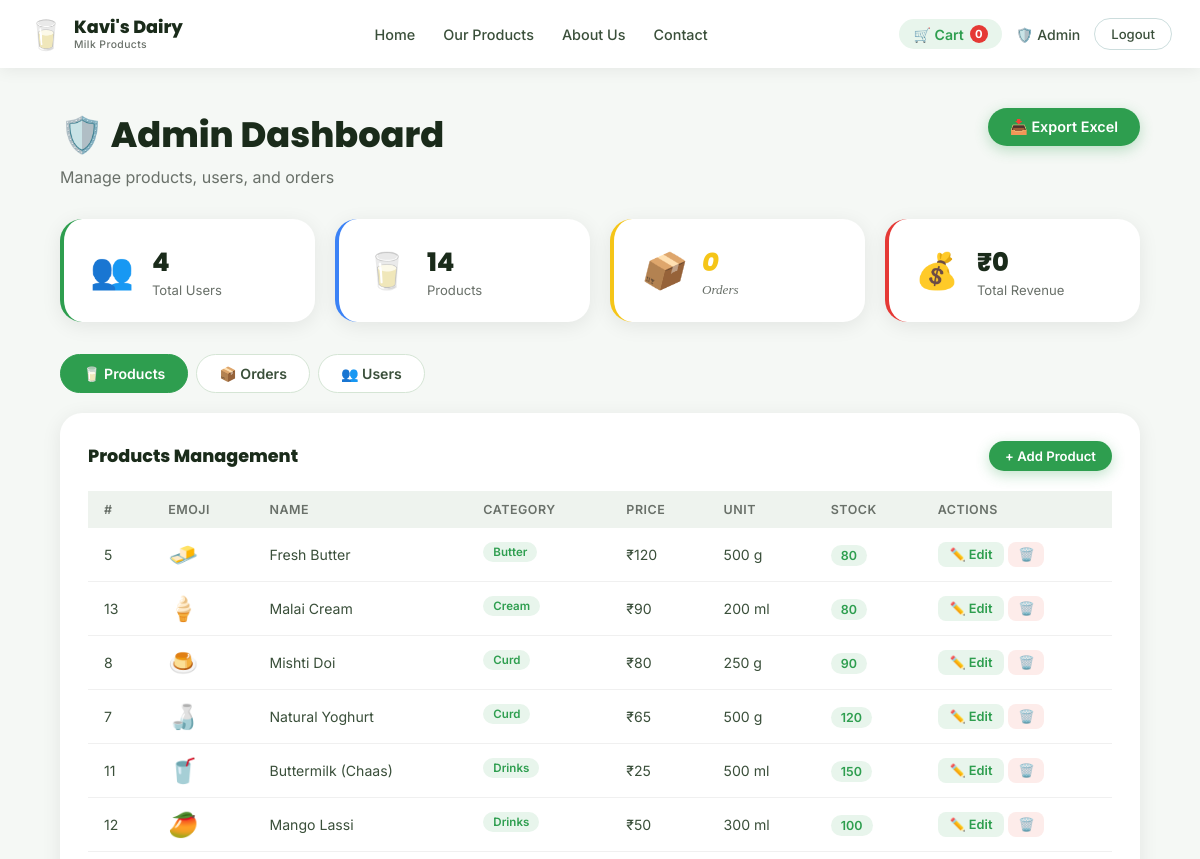
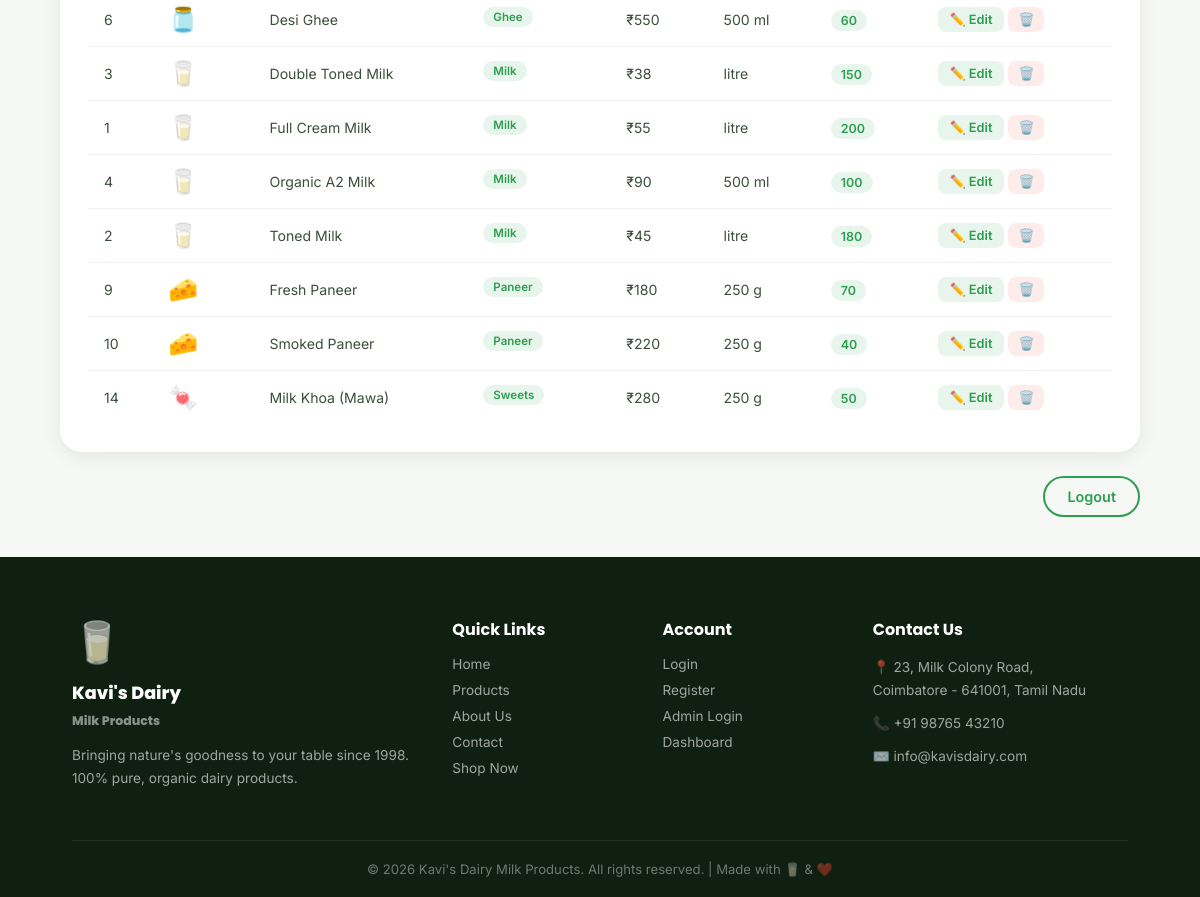
The app's page /dashboard (signed in) with its own data (2 pictures, top to bottom).
### tables this page shows
CREATE TABLE products (
            id          INTEGER PRIMARY KEY AUTOINCREMENT,
            name        TEXT    NOT NULL,
            description TEXT,
            price       REAL    NOT NULL,
            unit        TEXT    DEFAULT 'litre',
            emoji       TEXT    DEFAULT '🥛',
            stock       INTEGER DEFAULT 100,
            category    TEXT    DEFAULT 'Milk'
        );

### app.py (the view)
@app.route('/dashboard')
def dashboard():
    if 'user_id' not in session:
        flash('Please login first.', 'info')
        return redirect(url_for('login'))
    db = get_db()
    if session.get('is_admin'):
        users         = db.execute("SELECT * FROM users ORDER BY id DESC").fetchall()
        all_orders    = db.execute("""
            SELECT o.*, u.name, u.username FROM orders o
            JOIN users u ON o.user_id=u.id ORDER BY o.id DESC""").fetchall()
        products      = db.execute("SELECT * FROM products ORDER BY category, name").fetchall()
        total_revenue = db.execute("SELECT SUM(total) FROM orders").fetchone()[0] or 0
        db.close()
        return render_template('dashboard.html', users=users, all_orders=all_orders,
                               products=products, total_revenue=total_revenue)
    else:
        orders = db.execute("""
            SELECT * FROM orders WHERE user_id=? ORDER BY id DESC""", (session['user_id'],)).fetchall()
        db.close()
        return render_template('dashboard.html', orders=orders)

### app.py (called while the page is built)
def get_db():
    conn = sqlite3.connect(DATABASE)
    conn.row_factory = sqlite3.Row
    return conn

@app.context_processor
def inject_cart_count():
    cart = session.get('cart', {})
    total = sum(item['qty'] for item in cart.values())
    return {'cart_count': total}

### templates/dashboard.html (shortened to what this page needs)
{% extends 'base.html' %}
{% block content %}
<section class="dash-section">
    {% if session.is_admin %}
    <div class="dash-header">
        <div>
            <h1>🛡️ Admin Dashboard</h1>
            <p>Manage products, users, and orders</p>
        </div>
        <a href="{{ url_for('export_excel') }}" class="btn btn-primary">📥 Export Excel</a>
    </div>
    <div class="stats-grid">
        <div class="stat-card green">
            <div class="si">👥</div>
            <div>
                <h3>{{ users|length }}</h3>
                <p>Total Users</p>
            </div>
        </div>
        <div class="stat-card blue">
            <div class="si">🥛</div>
            <div>
                <h3>{{ products|length }}</h3>
                <p>Products</p>
            </div>
        </div>
        <div class="stat-card yellow">
            <div class="si">📦</div>
            <div>
                <h3>{{ all_orders|length }}</h3>
                <p>Orders</p>
            </div>
        </div>
        <div class="stat-card red">
            <div class="si">💰</div>
            <div>
                <h3>₹{{ "%.0f"|format(total_revenue) }}</h3>
                <p>Total Revenue</p>
            </div>
        </div>
    </div>
    <div class="tab-bar">
        <button class="tab-btn active" onclick="showTab('productsTab',this)">🥛 Products</button>
        <button class="tab-btn" onclick="showTab('ordersTab',this)">📦 Orders</button>
        <button class="tab-btn" onclick="showTab('usersTab',this)">👥 Users</button>
    </div>
    <div id="productsTab" class="dash-card tab-content active">
        <div class="card-head">
            <h3>Products Management</h3>
            <button class="btn btn-primary btn-sm"
                onclick="document.getElementById('addProductModal').style.display='flex'">+ Add Product</button>
        </div>
        <div class="table-wrap">
            <table class="dtable">
                <thead>
                    <tr>
                        <th>#</th>
                        <th>Emoji</th>
                        <th>Name</th>
                        <th>Category</th>
                        <th>Price</th>
                        <th>Unit</th>
                        <th>Stock</th>
                        <th>Actions</th>
                    </tr>
                </thead>
                <tbody>
                    {% for p in products %}
                    <tr>
                        <td>{{ p.id }}</td>
                        <td style="font-size:1.5rem">{{ p.emoji }}</td>
                        <td>{{ p.name }}</td>
                        <td><span class="cat-tag">{{ p.category }}</span></td>
                        <td>₹{{ "%.0f"|format(p.price) }}</td>
                        <td>{{ p.unit }}</td>
                        <td><span class="{{ 'badge-green' if p.stock>10 else 'badge-red' }}">{{ p.stock }}</span></td>
                        <td>
                            <button class="btn-edit btn-sm"
                                onclick="openEditModal({{ p.id }},'{{ p.name }}','{{ p.description }}',{{ p.price }},'{{ p.unit }}','{{ p.emoji }}',{{ p.stock }},'{{ p.category }}')">✏️
                                Edit</button>
                            <form method="POST" action="/admin/product/delete/{{ p.id }}" style="display:inline;"
                                onsubmit="return confirm('Delete {{ p.name }}?')">
                                <button type="submit" class="btn-del btn-sm">🗑️</button>
                            </form>
                        </td>
                    </tr>
                    {% endfor %}
                </tbody>
            </table>
        </div>
    </div>
    {% endif %}
    <div style="text-align:right;margin-top:20px;">
        <a href="{{ url_for('logout') }}" class="btn btn-outline">Logout</a>
    </div>
</section>
{% endblock %}

### static/css/style.css (style rules this page uses)
:root { --green: #2e9e4f; --green-d: #1f7338; --green-l: #e8f5ec; --yellow: #f5c518; --red: #e53935; --white: #ffffff; --bg: #f5f8f5; --bg2: #eef3ee; --text: #1a2b1a; --text-m: #3a4f3a; --text-l: #697069; --card: rgba(255, 255, 255, 0.96); --r: 14px; --r-lg: 22px; --sh: 0 4px 20px rgba(0, 0, 0, 0.08); --sh-lg: 0 16px 56px rgba(0, 0, 0, 0.15); --t: 0.28s ease; }
*, *::before, *::after { box-sizing: border-box; margin: 0; padding: 0; }
html { scroll-behavior: smooth; }
body { font-family: 'Inter', sans-serif; background: var(--bg); color: var(--text); display: flex; flex-direction: column; min-height: 100vh; }
a { text-decoration: none; color: inherit; }
input, textarea, select, button { font-family: inherit; }
.btn { display: inline-flex; align-items: center; justify-content: center; gap: 8px; padding: 10px 22px; border-radius: 50px; font-size: .9rem; font-weight: 600; cursor: pointer; border: none; transition: all var(--t); outline: none; text-decoration: none; }
.btn-primary { background: var(--green); color: #fff; box-shadow: 0 4px 14px rgba(46, 158, 79, .3); }
.btn-outline { background: transparent; color: var(--green); border: 2px solid var(--green); }
.btn-sm { padding: 7px 16px; font-size: .82rem; }
.btn-edit { background: var(--green-l); color: var(--green); border: none; padding: 5px 12px; border-radius: 8px; font-size: .8rem; font-weight: 600; cursor: pointer; transition: all var(--t); }
.btn-del { background: #fdecea; color: var(--red); border: none; padding: 5px 10px; border-radius: 8px; font-size: .8rem; cursor: pointer; transition: all var(--t); }
.cat-tag { display: inline-block; padding: 3px 10px; border-radius: 50px; font-size: .72rem; font-weight: 600; background: var(--green-l); color: var(--green); margin-bottom: 6px; }
.badge-green { background: var(--green-l); color: var(--green); padding: 3px 10px; border-radius: 50px; font-size: .78rem; font-weight: 600; }
.yellow { color: var(--yellow); font-family: 'Playfair Display', serif; font-style: italic; }
.dash-section { padding: 40px clamp(16px, 5vw, 70px); max-width: 1400px; margin: 0 auto; width: 100%; }
.dash-header { display: flex; justify-content: space-between; align-items: flex-start; margin-bottom: 32px; gap: 20px; flex-wrap: wrap; }
.dash-header h1 { font-family: 'Poppins', sans-serif; font-size: clamp(1.6rem, 3vw, 2.2rem); font-weight: 800; }
.dash-header p { color: var(--text-l); margin-top: 6px; }
.stats-grid { display: grid; grid-template-columns: repeat(auto-fit, minmax(200px, 1fr)); gap: 20px; margin-bottom: 32px; }
.stat-card { background: #fff; border-radius: var(--r-lg); padding: 24px 26px; display: flex; align-items: center; gap: 18px; box-shadow: var(--sh); transition: transform var(--t); border-left: 4px solid var(--green); }
.stat-card.blue { border-color: #3b82f6; }
.stat-card.yellow { border-color: var(--yellow); }
.stat-card.red { border-color: var(--red); }
.si { font-size: 2.2rem; }
.stat-card h3 { font-family: 'Poppins', sans-serif; font-size: 1.6rem; font-weight: 800; }
.stat-card p { font-size: .82rem; color: var(--text-l); }
.tab-bar { display: flex; gap: 8px; margin-bottom: 20px; flex-wrap: wrap; }
.tab-btn { padding: 10px 22px; border-radius: 50px; font-size: .88rem; font-weight: 600; background: #fff; color: var(--text-m); border: 1.5px solid #d5e5d5; cursor: pointer; transition: all var(--t); }
.tab-btn:hover, .tab-btn.active { background: var(--green); color: #fff; border-color: var(--green); }
.dash-card { background: #fff; border-radius: var(--r-lg); padding: 28px; box-shadow: var(--sh); margin-bottom: 24px; }
.card-head { display: flex; justify-content: space-between; align-items: center; margin-bottom: 20px; }
.card-head h3 { font-family: 'Poppins', sans-serif; font-weight: 800; font-size: 1.1rem; }
.table-wrap { overflow-x: auto; }
.dtable { width: 100%; border-collapse: collapse; font-size: .88rem; }
.dtable th { background: var(--bg2); color: var(--text-l); padding: 11px 16px; text-align: left; font-size: .78rem; text-transform: uppercase; letter-spacing: .04em; font-weight: 600; }
.dtable td { padding: 12px 16px; border-bottom: 1px solid #f0f0f0; color: var(--text-m); }
.dtable tbody tr:last-child td { border-bottom: none; }

### records on screen
products: id "5", emoji "🧈", name "Fresh Butter", category "Butter", price "120", unit "500 g", stock "80"
products: id "13", emoji "🍦", name "Malai Cream", category "Cream", price "90", unit "200 ml", stock "80"
products: id "8", emoji "🍮", name "Mishti Doi", category "Curd", price "80", unit "250 g", stock "90"
products: id "7", emoji "🍶", name "Natural Yoghurt", category "Curd", price "65", unit "500 g", stock "120"
products: id "11", emoji "🥤", name "Buttermilk (Chaas)", category "Drinks", price "25", unit "500 ml", stock "150"
products: id "12", emoji "🥭", name "Mango Lassi", category "Drinks", price "50", unit "300 ml", stock "100"
products: id "6", emoji "🫙", name "Desi Ghee", category "Ghee", price "550", unit "500 ml", stock "60"
products: id "3", emoji "🥛", name "Double Toned Milk", category "Milk", price "38", unit "litre", stock "150"
products: id "1", emoji "🥛", name "Full Cream Milk", category "Milk", price "55", unit "litre", stock "200"
products: id "4", emoji "🥛", name "Organic A2 Milk", category "Milk", price "90", unit "500 ml", stock "100"
products: id "2", emoji "🥛", name "Toned Milk", category "Milk", price "45", unit "litre", stock "180"
products: id "9", emoji "🧀", name "Fresh Paneer", category "Paneer", price "180", unit "250 g", stock "70"
products: id "10", emoji "🧀", name "Smoked Paneer", category "Paneer", price "220", unit "250 g", stock "40"
products: id "14", emoji "🍬", name "Milk Khoa (Mawa)", category "Sweets", price "280", unit "250 g", stock "50"

### other values on screen
{{ cart_count }} "0"
{{ users|length }} "4"
{{ products|length }} "14"
{{ all_orders|length }} "0"
{{ "%.0f"|format(total_revenue) }} "0"
